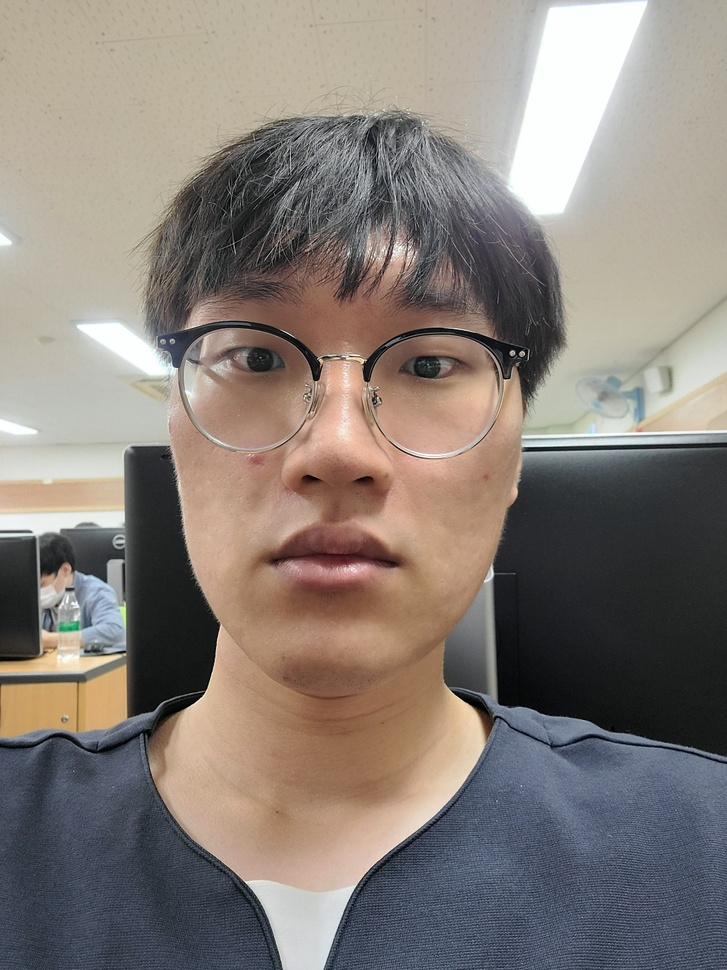
#> input picture image/my_face.jpg, 727 x 970 px, shrunk from 1080 x 1440 before the run, given in place of the camera
$ python my_face.py
#> lines starting #> are read from the running program, lines starting #| are printed output that depends on the picture
import cv2

face_cascade = cv2.CascadeClassifier("data/haarcascade_frontalface_alt2.xml")

vcp = cv2.VideoCapture(0, cv2.CAP_DSHOW)

count = 0

while True:
    ret, my_image = vcp.read()
#> my_image is the input picture: shape (970, 727, 3); mean B, G, R 119.6, 126.2, 134.9

    if ret is True:

        gray = cv2.cvtColor(my_image, cv2.COLOR_BGR2GRAY)
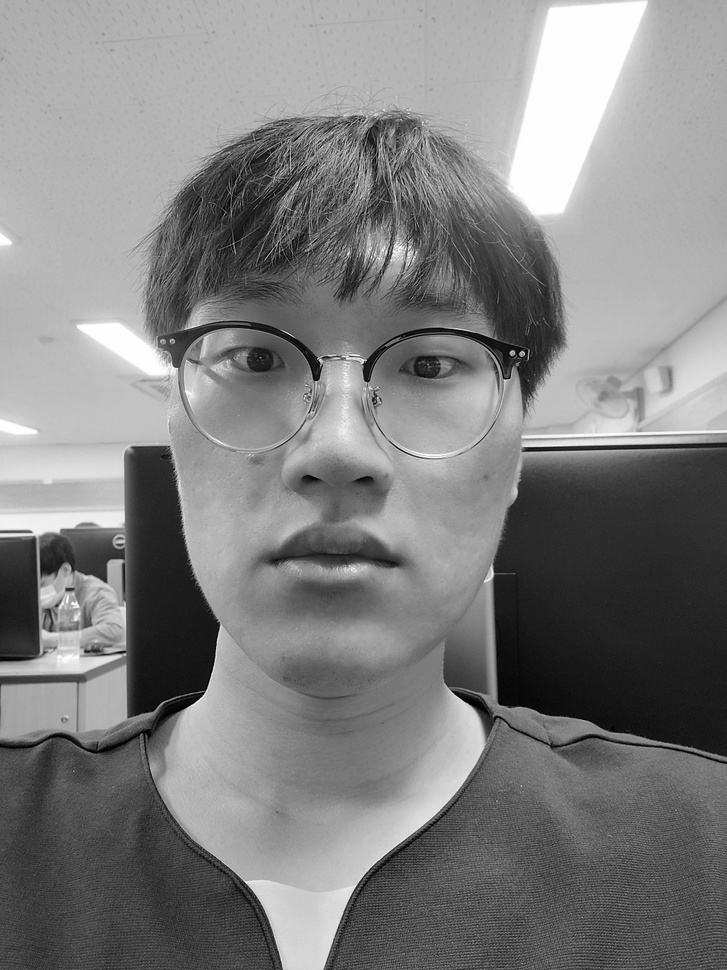
#> gray: shape (970, 727); min 0, max 255, mean 128

        gray = cv2.equalizeHist(gray)
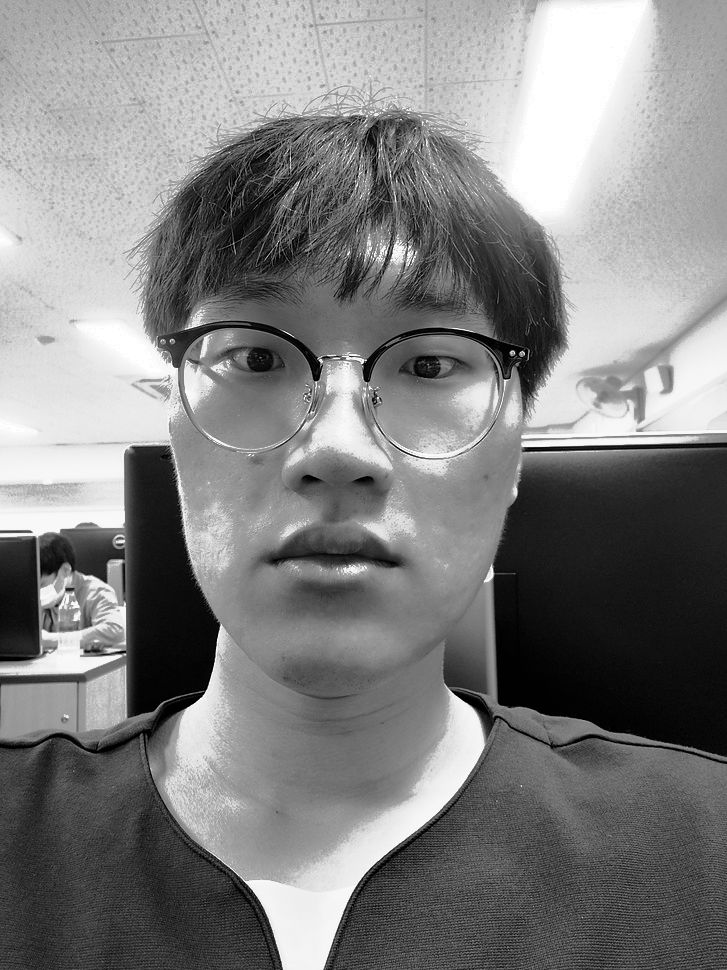
#> gray: shape (970, 727); min 0, max 255, mean 128.5

        faces = face_cascade.detectMultiScale(gray, 1.1, 5, 0, (20, 20))
#> faces = [[104, 181, 492, 492]]

        facesCnt = len(faces)
#> facesCnt = 1

        if facesCnt == 1:
            count += 1
            cv2.imwrite("my_face/" + str(count) + ".jpg", my_image)

    if cv2.waitKey(1) == 13 or count == 100:
#> (key Esc is pressed here)
        break
vcp.release()
